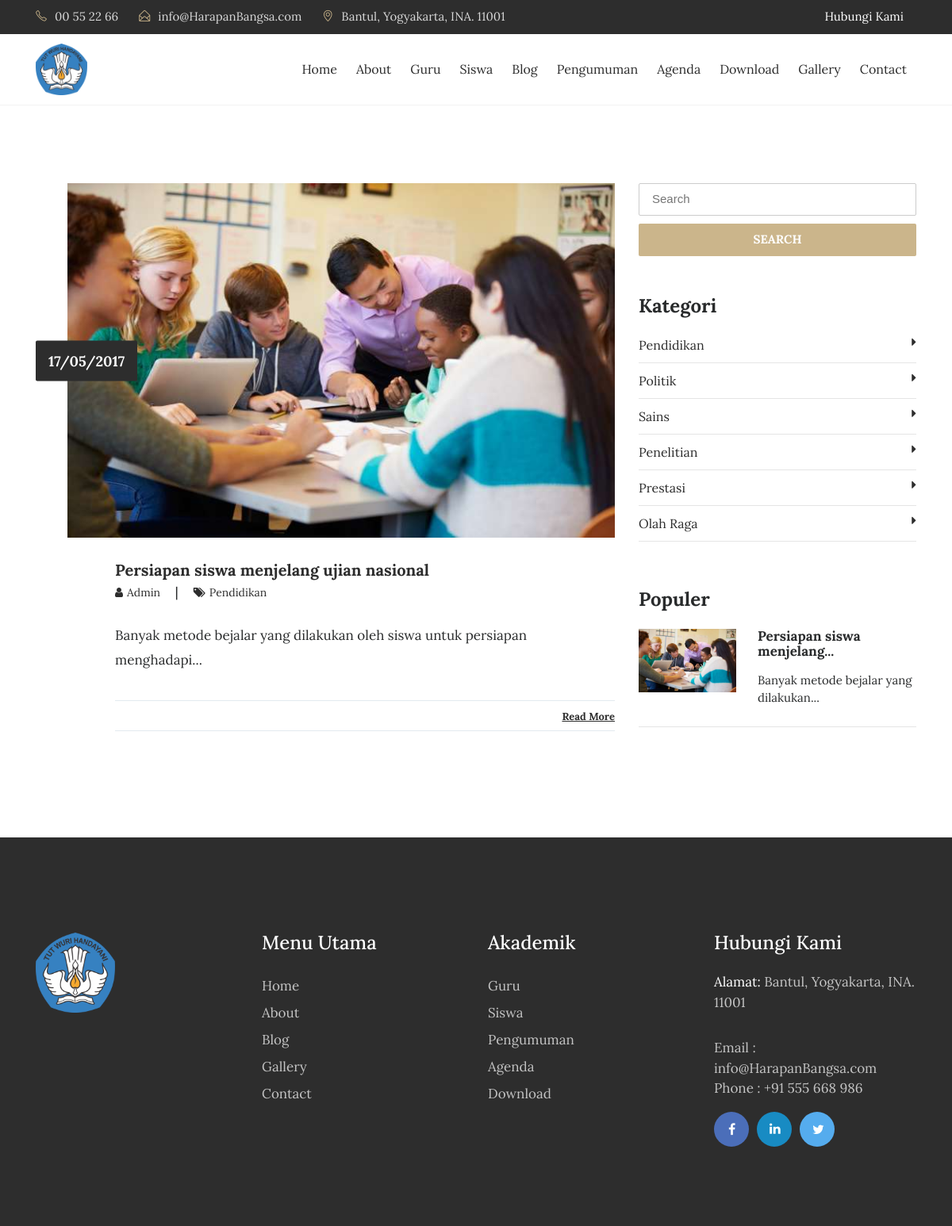
Screenshot of /index.php/blog with the database file from the repository.
### tables this page shows
CREATE TABLE `tbl_tulisan` (
  `tulisan_id` int(11) NOT NULL,
  `tulisan_judul` varchar(100) DEFAULT NULL,
  `tulisan_isi` text,
  `tulisan_tanggal` timestamp NULL DEFAULT CURRENT_TIMESTAMP,
  `tulisan_kategori_id` int(11) DEFAULT NULL,
  `tulisan_kategori_nama` varchar(30) DEFAULT NULL,
  `tulisan_views` int(11) DEFAULT '0',
  `tulisan_gambar` varchar(40) DEFAULT NULL,
  `tulisan_pengguna_id` int(11) DEFAULT NULL,
  `tulisan_author` varchar(40) DEFAULT NULL,
  `tulisan_img_slider` int(2) NOT NULL DEFAULT '0',
  `tulisan_slug` varchar(200) DEFAULT NULL
);

CREATE TABLE `tbl_kategori` (
  `kategori_id` int(11) NOT NULL,
  `kategori_nama` varchar(30) DEFAULT NULL,
  `kategori_tanggal` timestamp NULL DEFAULT CURRENT_TIMESTAMP
);

### application/controllers/Blog.php (called while the page is built, shortened)
<?php
class Blog extends CI_Controller{
	function __construct(){
		$this->load->model('m_tulisan');
		$this->load->model('m_pengunjung');
	}
	function index(){
		$jum=$this->m_tulisan->berita();
        $page=$this->uri->segment(3);
        if(!$page):
            $offset = 0;
        else:
            $offset = $page;
        endif;
        $limit=5;
        $config['base_url'] = base_url() . 'blog/index/';
            $config['total_rows'] = $jum->num_rows();
            $config['per_page'] = $limit;
            $config['uri_segment'] = 3;
	          $config['full_tag_open']    = '<div class="pagging text-center"><nav><ul class="pagination justify-content-center">';
	          $config['full_tag_close']   = '</ul></nav></div>';
	          $config['num_tag_open']     = '<li class="page-item"><span class="page-link">';
	          $config['num_tag_close']    = '</span></li>';
	          $config['cur_tag_open']     = '<li class="page-item"><span class="page-link">';
	          $config['cur_tag_close']    = '<span class="sr-only">(current)</span></span></li>';
	          $config['next_tag_open']    = '<li class="page-item"><span class="page-link">';
	          $config['next_tagl_close']  = '<span aria-hidden="true">&raquo;</span></span></li>';
	          $config['prev_tag_open']    = '<li class="page-item"><span class="page-link">';
	          $config['prev_tagl_close']  = '</span>Next</li>';
	          $config['first_tag_open']   = '<li class="page-item"><span class="page-link">';
	          $config['first_tagl_close'] = '</span></li>';
	          $config['last_tag_open']    = '<li class="page-item"><span class="page-link">';
	          $config['last_tagl_close']  = '</span></li>';
            $config['first_link'] = 'Awal';
            $config['last_link'] = 'Akhir';
            $config['next_link'] = 'Next >>';
            $config['prev_link'] = '<< Prev';
            $this->pagination->initialize($config);
            $x['page'] =$this->pagination->create_links();
						$x['data']=$this->m_tulisan->berita_perpage($offset,$limit);
						$x['category']=$this->db->get('tbl_kategori');
						$x['populer']=$this->db->query("SELECT * FROM tbl_tulisan ORDER BY tulisan_views DESC LIMIT 5");
						$this->load->view('depan/v_blog',$x);
	}
}

### index.php (called while the page is built, shortened)
<?php
require_once BASEPATH.'core/CodeIgniter.php';

### application/models/M_tulisan.php (called while the page is built, shortened)
<?php
class M_tulisan extends CI_Model{
	function berita_perpage($offset,$limit){
		$hsl=$this->db->query("SELECT tbl_tulisan.*,DATE_FORMAT(tulisan_tanggal,'%d/%m/%Y') AS tanggal FROM tbl_tulisan ORDER BY tulisan_id DESC limit $offset,$limit");
		return $hsl;
	}
}

### application/views/depan/v_blog.php (the view, shortened to what this page needs)
<!DOCTYPE html>
<html lang="en">
<head>
    <link rel="stylesheet" href="<?php echo base_url().'theme/css/bootstrap.min.css'?>">
    <link rel="stylesheet" href="<?php echo base_url().'theme/css/font-awesome.min.css'?>">
    <link rel="stylesheet" href="<?php echo base_url().'theme/css/simple-line-icons.css'?>">
    <link rel="stylesheet" href="<?php echo base_url().'theme/css/owl.carousel.min.css'?>">
    <link href="<?php echo base_url().'theme/css/style.css'?>" rel="stylesheet">
    <?php
        function limit_words($string, $word_limit){
            $words = explode(" ",$string);
            return implode(" ",array_splice($words,0,$word_limit));
        }
    ?>
</head>
<body>
  <div class="header-topbar">
      <div class="container">
          <div class="row">
              <div class="col-xs-6 col-sm-8 col-md-9">
                  <div class="header-top_address">
                      <div class="header-top_list">
                          <span class="icon-phone"></span>00 55 22 66
                      </div>
                     <div class="header-top_list">
                            <span class="icon-envelope-open"></span>info@HarapanBangsa.com
                        </div>
                        <div class="header-top_list">
                            <span class="icon-location-pin"></span>Bantul, Yogyakarta, INA. 11001
                        </div>
                  </div>
              </div>
              <div class="col-xs-6 col-sm-4 col-md-3">
                  <div class="header-top_login mr-sm-3">
                      <a href="<?php echo site_url('contact');?>">Hubungi Kami</a>
                  </div>
              </div>
          </div>
      </div>
  </div>
  <div data-toggle="affix" style="border-bottom:solid 1px #f2f2f2;">
      <div class="container nav-menu2">
          <div class="row">
              <div class="col-md-12">
                  <nav class="navbar navbar2 navbar-toggleable-md navbar-light bg-faded">
                      <a href="<?php echo site_url('');?>" class="navbar-brand nav-brand2"><img class="img img-responsive" width="65px;" src="<?php echo base_url().'assets/images/sd.png'?>"></a>
                      <div class="collapse navbar-collapse justify-content-end" id="navbarNavDropdown">
                          <ul class="navbar-nav">
                              <li class="nav-item">
                                  <a class="nav-link" href="<?php echo site_url('');?>">Home</a>
                              </li>
                              <li class="nav-item">
                                  <a class="nav-link" href="<?php echo site_url('about');?>">About</a>
                              </li>
                              <li class="nav-item">
                                  <a class="nav-link" href="<?php echo site_url('guru');?>">Guru</a>
                              </li>
                              <li class="nav-item">
                                  <a class="nav-link" href="<?php echo site_url('siswa');?>">Siswa</a>
                              </li>
                              <li class="nav-item">
                                  <a class="nav-link" href="<?php echo site_url('blog');?>">Blog</a>
                              </li>
                              <li class="nav-item">
                                  <a class="nav-link" href="<?php echo site_url('pengumuman');?>">Pengumuman</a>
                              </li>
                              <li class="nav-item">
                                  <a class="nav-link" href="<?php echo site_url('agenda');?>">Agenda</a>
                              </li>
                              <li class="nav-item">
                                  <a class="nav-link" href="<?php echo site_url('download');?>">Download</a>
                              </li>
                              <li class="nav-item">
                                  <a class="nav-link" href="<?php echo site_url('galeri');?>">Gallery</a>
                              </li>
                              <li class="nav-item">
                                <a class="nav-link" href="<?php echo site_url('contact');?>">Contact</a>
                              </li>
                        </ul>
                  </div>
                </nav>
              </div>
            </div>
          </div>
        </div>
<section class="blog-wrap">
    <div class="container">
        <div class="row">
            <div class="col-md-8">
              <?php foreach ($data->result() as $row) : ?>
                <div class="blog-single-item">
                    <div class="blog-img_block">
                        <img src="<?php echo base_url().'assets/images/'.$row->tulisan_gambar;?>" class="img-fluid" alt="blog-img">
                        <div class="blog-date">
                            <span><?php echo $row->tanggal;?></span>
                        </div>
                    </div>
                    <div class="blog-tiltle_block">
                        <h4><a href="<?php echo site_url('artikel/'.$row->tulisan_slug);?>"><?php echo $row->tulisan_judul;?></a></h4>
                        <h6> <a href="#"><i class="fa fa-user" aria-hidden="true"></i><span><?php echo $row->tulisan_author;?></span> </a>  |   <a href="#"><i class="fa fa-tags" aria-hidden="true"></i><span><?php echo $row->tulisan_kategori_nama;?></span></a></h6>
                        <?php echo limit_words($row->tulisan_isi,10).'...';?>
                        <div class="blog-icons">
                            <div class="blog-share_block">
                                <a href="<?php echo site_url('artikel/'.$row->tulisan_slug);?>">Read More</a>
                            </div>
                        </div>
                    </div>
                </div>
              <?php endforeach;?>
            </div>
            <div class="col-md-4">
                <form action="<?php echo site_url('blog/search');?>" method="get">
                    <input type="text" name="keyword" placeholder="Search" class="blog-search" required>
                    <button type="submit" class="btn btn-warning btn-blogsearch">SEARCH</button>
                </form>
                <div class="blog-category_block">
                  <h3>Kategori</h3>
                  <ul>
                    <?php foreach ($category->result() as $row) : ?>
                      <li><a href="<?php echo site_url('blog/kategori/'.str_replace(" ","-",$row->kategori_nama));?>"><?php echo $row->kategori_nama;?><i class="fa fa-caret-right" aria-hidden="true"></i></a></li>
                    <?php endforeach;?>
                  </ul>
                </div>
                <div class="blog-featured_post">
                    <h3>Populer</h3>
                    <?php foreach ($populer->result() as $row) :?>
                      <div class="blog-featured-img_block">
                          <img width="35%" src="<?php echo base_url().'assets/images/'.$row->tulisan_gambar;?>" class="img-fluid" alt="blog-featured-img">
                          <h5><a href="<?php echo site_url('artikel/'.$row->tulisan_slug);?>"><?php echo limit_words($row->tulisan_judul,3).'...';?></a></h5>
                          <p><?php echo limit_words($row->tulisan_isi,5).'...';?></p>
                      </div>
                      <hr>
                    <?php endforeach;?>
                </div>
            </div>
        </div>
    </div>
</section>
<footer>
    <div class="container">
        <div class="row">
            <div class="col-md-3">
                <div class="foot-logo">
                    <a href="<?php echo site_url();?>">
                        <img width="100px" src="<?php echo base_url().'assets/images/sd.png'?>" class="img-fluid" alt="footer_logo">
                    </a>
                    </div>
                </div>
                <div class="col-md-3">
                    <div class="sitemap">
                        <h3>Menu Utama</h3>
                        <ul>
                            <li><a href="<?php echo site_url();?>">Home</a></li>
                            <li><a href="<?php echo site_url('about');?>">About</a></li>
                            <li><a href="<?php echo site_url('artikel');?>">Blog </a></li>
                            <li><a href="<?php echo site_url('galeri');?>">Gallery</a></li>
                            <li><a href="<?php echo site_url('contact');?>">Contact</a></li>
                        </ul>
                    </div>
                </div>
                <div class="col-md-3">
                  <div class="sitemap">
                      <h3>Akademik</h3>
                      <ul>
                          <li><a href="<?php echo site_url('guru');?>">Guru</a></li>
                          <li><a href="<?php echo site_url('siswa');?>">Siswa </a></li>
                          <li><a href="<?php echo site_url('pengumuman');?>">Pengumuman</a></li>
                          <li><a href="<?php echo site_url('agenda');?>">Agenda</a></li>
                          <li><a href="<?php echo site_url('download');?>">Download</a></li>
                      </ul>
                  </div>
                </div>
                <div class="col-md-3">
                    <div class="address">
                        <h3>Hubungi Kami</h3>
                        <p><span>Alamat: </span> Bantul, Yogyakarta, INA. 11001</p>
                        <p>Email : info@HarapanBangsa.com
                            <br> Phone : +91 555 668 986</p>
                            <ul class="footer-social-icons">
                                <li><a href="#"><i class="fa fa-facebook fa-fb" aria-hidden="true"></i></a></li>
                                <li><a href="#"><i class="fa fa-linkedin fa-in" aria-hidden="true"></i></a></li>
                                <li><a href="#"><i class="fa fa-twitter fa-tw" aria-hidden="true"></i></a></li>
                            </ul>
                        </div>
                    </div>
                </div>
            </div>
        </footer>
    </body>
    </html>

### rows the page displays
tbl_tulisan: tulisan_gambar (picture), tanggal "17/05/2017", tulisan_judul "Persiapan siswa menjelang ujian nasional", tulisan_author "Admin", tulisan_kategori_nama "Pendidikan", tulisan_isi "Banyak metode bejalar yang dilakukan oleh siswa untuk persiapan menghadapi", tulisan_judul "Persiapan siswa menjelang", tulisan_isi "Banyak metode bejalar yang dilakukan"
tbl_kategori: kategori_nama "Pendidikan"
tbl_kategori: kategori_nama "Politik"
tbl_kategori: kategori_nama "Sains"
tbl_kategori: kategori_nama "Penelitian"
tbl_kategori: kategori_nama "Prestasi"
tbl_kategori: kategori_nama "Olah Raga"
